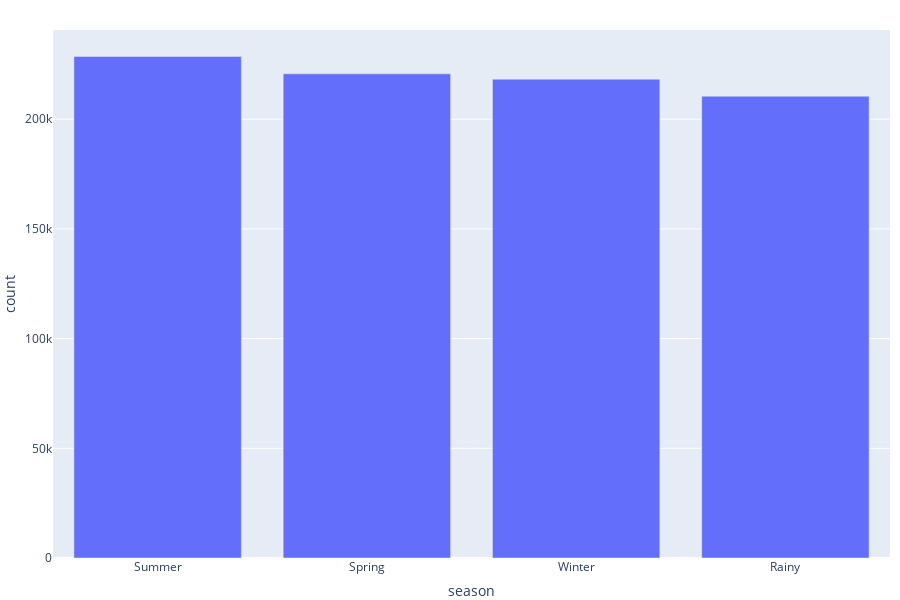

Source (notebook cell):
### Markdown cell above
* most crimes happen at the evenings
* on the morning hours there are less crimes

### Code cell
plot_column_distribution(df=train_sf_df, column='season')

### Figure 1 — Plotly figure (JSON) as saved in the notebook; plotly's stock layout.template omitted (floating-point values rounded to 4 significant figures)
{"data": [{"alignmentgroup": "True", "hovertemplate": "season=%{x}<br>count=%{y}<extra></extra>", "legendgroup": "", "marker": {"color": "#636efa", "pattern": {"shape": ""}}, "name": "", "offsetgroup": "", "orientation": "v", "showlegend": false, "textposition": "auto", "type": "bar", "x": ["Summer", "Spring", "Winter", "Rainy"], "xaxis": "x", "y": [228632, 220669, 218255, 210493], "yaxis": "y"}], "layout": {"autosize": true, "barmode": "relative", "height": 600, "hovermode": "closest", "legend": {"tracegroupgap": 0}, "margin": {"b": 0, "l": 10, "r": 10, "t": 30}, "showlegend": true, "xaxis": {"anchor": "y", "domain": [0, 1], "title": {"text": "season"}}, "yaxis": {"anchor": "x", "domain": [0, 1], "title": {"text": "count"}}}}
